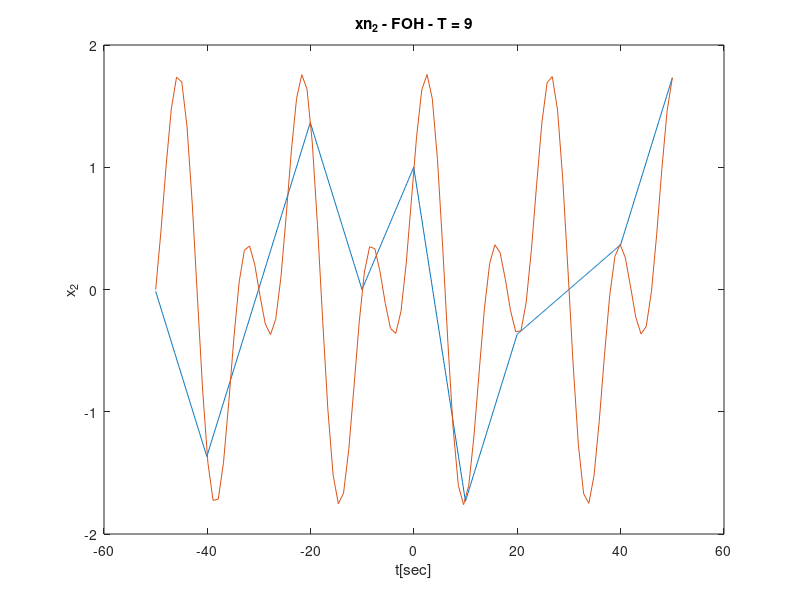

The MATLAB source for this figure:
clear;
clearvars;

%f - e - xn2 foh
T = 9;
N = 10;
L = T*N;
points = 100;
t = linspace(-50,50,points);
n = linspace(-50,50,points/T);
x2 = cos(pi.*t./12)+sin(pi.*t./6);
xn2 = cos(pi.*n./12)+sin(pi.*n./6);
for i = 1:length(xn2)-1
    for j = 1:L
        foh((i-1)*L+j) = xn2(i)+(j/L)*(xn2(i+1)-xn2(i));
    end
end   
figure;
t2 = linspace(-50,50,length(foh));
plot(t2,foh);
hold on;
plot(t,x2);
hold off;
title('xn_2 - FOH - T = 9')
ylabel('x_2');
xlabel('t[sec]');
